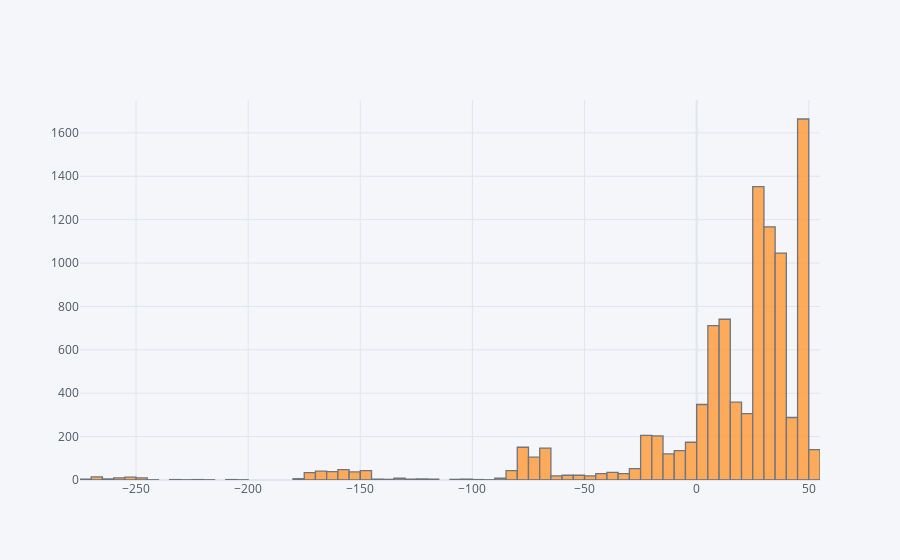

The notebook cell this image was saved under:
### Code cell
npr.iplot(kind='hist')

### Figure 1 — Plotly figure (JSON) as saved in the notebook; plotly's stock layout.template omitted (floating-point values rounded to 4 significant figures; data arrays with more than 128 entries replaced by an {"elided": "..."} marker saying what was removed)
{"data": [{"histfunc": "count", "histnorm": "", "marker": {"color": "rgba(255, 153, 51, 1.0)", "line": {"color": "#4D5663", "width": 1.3}}, "opacity": 0.8, "orientation": "v", "type": "histogram", "x": {"elided": "9994 float values"}}], "layout": {"barmode": "overlay", "legend": {"bgcolor": "#F5F6F9", "font": {"color": "#4D5663"}}, "paper_bgcolor": "#F5F6F9", "plot_bgcolor": "#F5F6F9", "title": {"font": {"color": "#4D5663"}}, "xaxis": {"gridcolor": "#E1E5ED", "showgrid": true, "tickfont": {"color": "#4D5663"}, "title": {"font": {"color": "#4D5663"}, "text": ""}, "zerolinecolor": "#E1E5ED"}, "yaxis": {"gridcolor": "#E1E5ED", "showgrid": true, "tickfont": {"color": "#4D5663"}, "title": {"font": {"color": "#4D5663"}, "text": ""}, "zerolinecolor": "#E1E5ED"}}}
